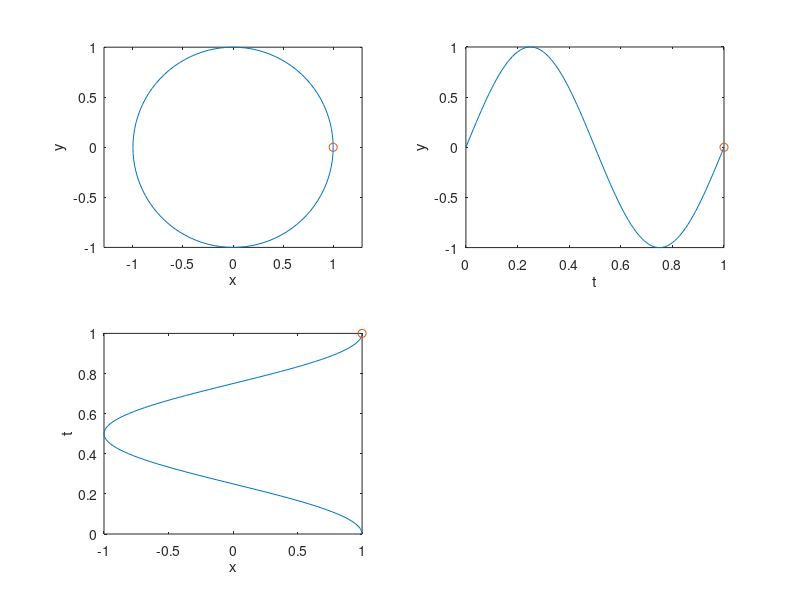

This chart was generated by the following MATLAB code:
% Parametric Curves Demo

t = 0:0.01:1;
s = t;
%s = -(t.^4); % Try this one!
x = cos(2*pi*s); % \ Circle
y = sin(2*pi*s); % /

N = length(t);

figure(1);

for n = 1:N
    subplot(2,2,1); % top-left
    plot(x,y, x(n),y(n),'o'); axis equal;
    a = axis;
    xlabel('x'); ylabel('y');
    
    subplot(2,2,2); % top-right
    plot(t,y, t(n),y(n),'o');
    %axis([s(1) s(end) a(3) a(4)]); % Scale axis to match other plot
    xlabel('t'); ylabel('y');
    
    subplot(2,2,3); % bottom-left
    plot(x,t, x(n),t(n),'o');
    %axis([a(1) a(2) s(1) s(end)]);
    xlabel('x'); ylabel('t');
    
    pause(0.02);
end